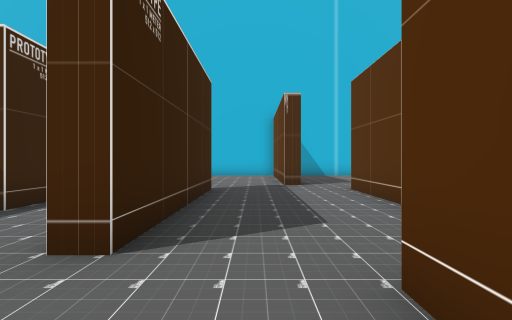
[1] (above)

24 first-person views from a walk through a Unity game level. The camera is 1.5 m above the floor, looks level and sees 85° across. The floor is counted in squares, 2 m on a side. Each view is taken from the middle of a square. On the plan, view 1 faces up. The plan holds only what a view shows up to about 10 squares ahead; the rest is blank. The place goes on beyond the plan. The player character is not drawn.

[2]
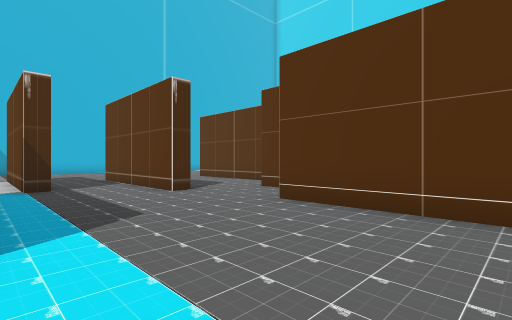

[3]
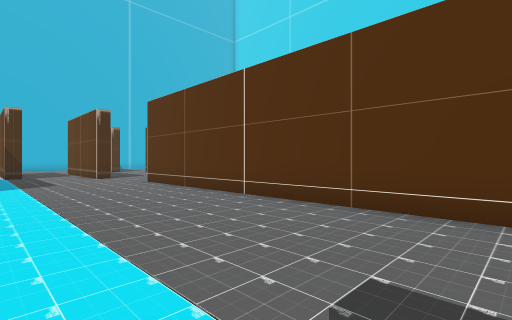

[4]
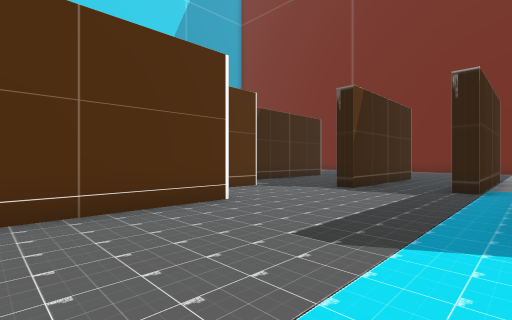

[5]
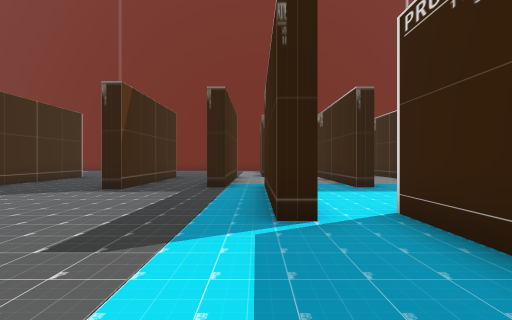

[6]
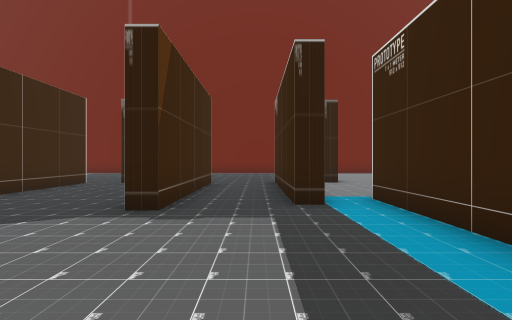

[7]
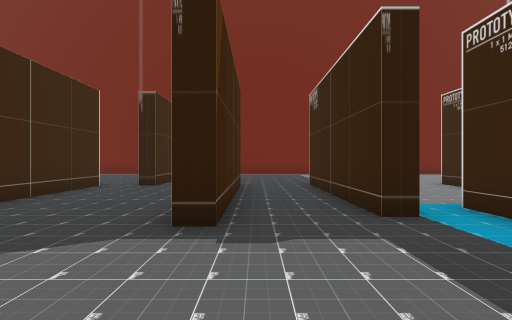

[8]
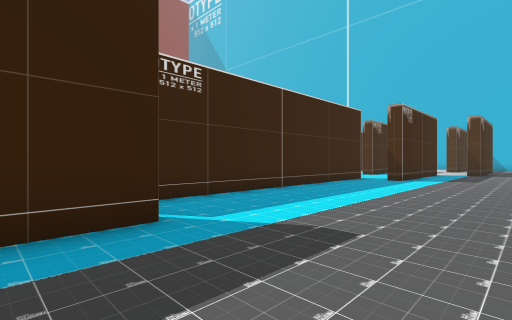

[9]
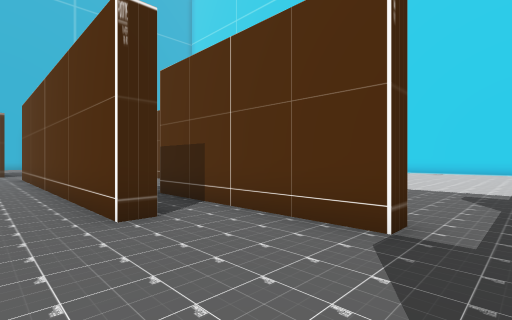

[10]
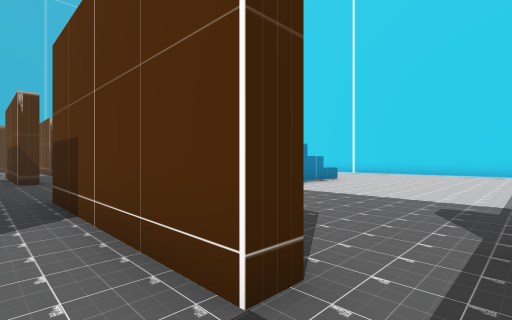

[11]
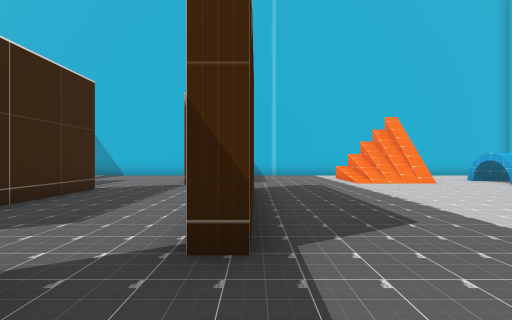

[12]
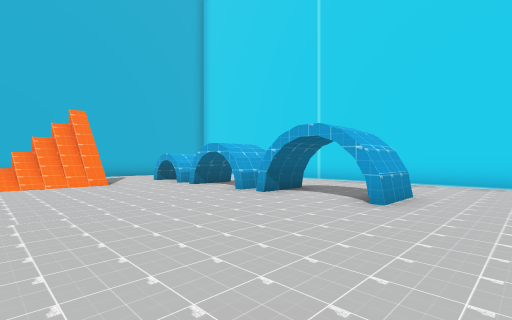

[13]
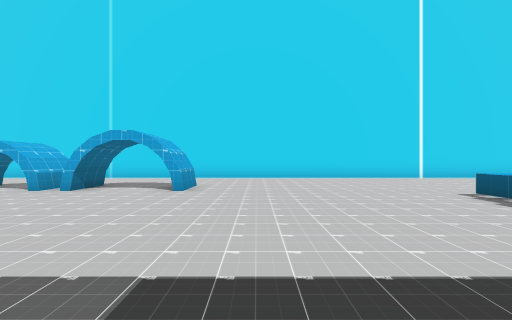

[14]
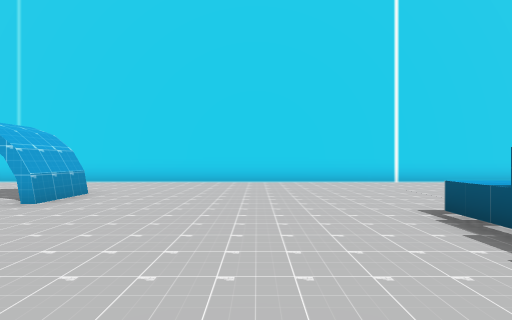

[15]
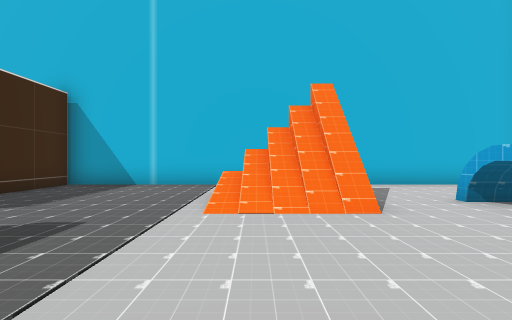

[16]
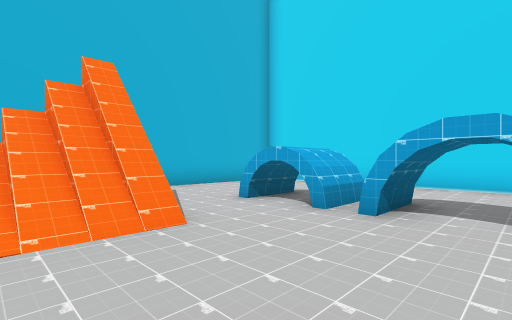

[17]
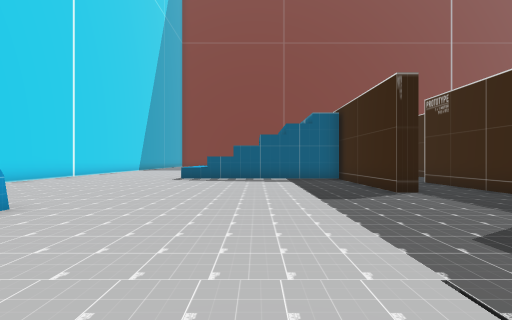

[18]
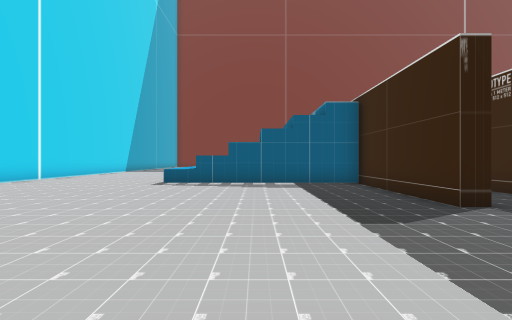

[19]
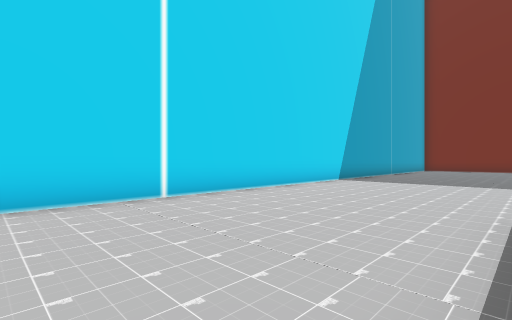

[20]
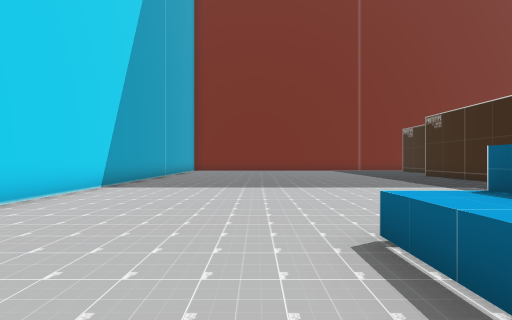

[21]
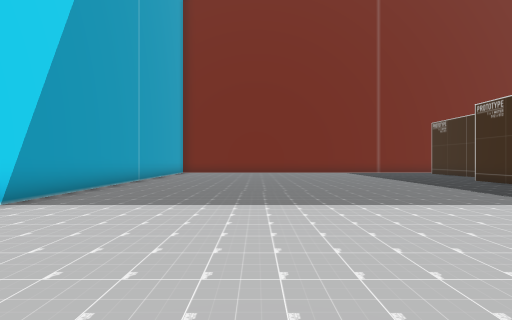

[22]
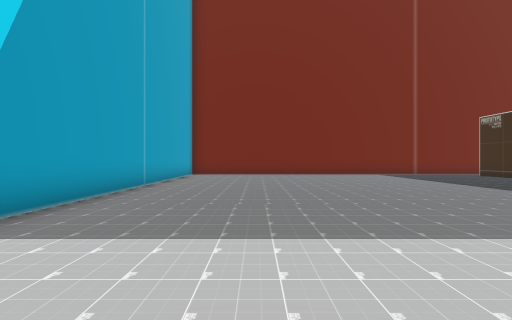

[23]
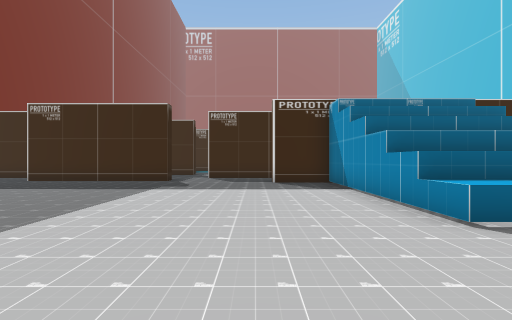

[24]
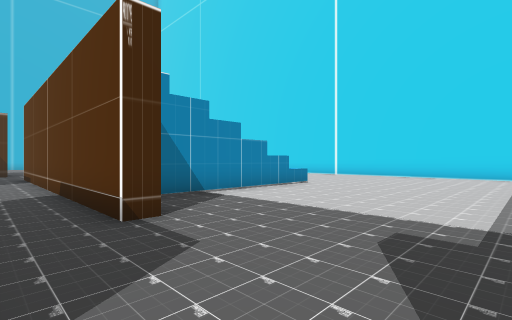

### Floor plan
Points are (right, up) in squares from view 1. A wall is a line through its corners. A room is listed if a view was taken in it or the views show most of it. See-through windows are left out.
Room 1 (views 1, 2, 3, 4, 5, 6, 7, 8, 9)
walls: (-5.9, -10.4) (-5.3, -10.4) (-5.3, -15.5); (-0.2, -10.5) (-0.8, -10.5) (-0.8, -0.4); (-7, -2.9) (-7, -11); (0.9, -13) (0.9, -7.9); (-4.2, -14.7) (-3.7, -14.7) (-3.7, -19.8); (0.9, 0.9) (0.9, 1.6); (-1.6, 2.2) (-1.6, 3.4); (-3.7, 5) (-3.7, 4.2) (-4.2, 4.2); (-1.6, -19.1) (-1.6, -14.2) (-1, -14.2)
ways out: opening at (-0.5, 2) to room 2; opening at (0, -13.5) to room 2; opening at (-6, -10); opening at (-4, 4); opening at (-2.5, 4.5)
Room 2 (views 10, 11, 12, 13, 14, 15, 16, 17, 18, 19, 20, 21, 22, 23, 24)
walls: (8.8, -7.1) (8.8, -8.6); (3.8, -4.6) (9.9, -4.6); (9.8, -8.6) (3.7, -8.6) (3.7, -10.5) (3.3, -10.5) (3.3, -1.1); (3.1, -0.5) (3.7, -0.5) (3.7, -4.9); (12.4, 1.8) (10.8, 1.8); (12.2, 2) (10.8, 2) (10.8, 2.4); (1.3, -0.1) (1.3, -3.4) (0.9, -3.4); (3, 2.2) (2.4, 2.2); (12.2, 4.2) (10.8, 4.2) (10.8, 4.8); (12.2, 4.4) (10.8, 4.4); (12, 5.3) (10.8, 5.3); (2.5, 4.6) (2.5, 7.2); (12.2, 5.5) (10.8, 5.5) (10.8, 6); (1.5, -13) (0.9, -13); (3, -14.1) (3, -19.2); (10.8, 7) (10.8, 7.8); (1.4, 8.4) (0.9, 8.4); (-1.1, 7.2) (-1.1, 2.2) (-1.6, 2.2); (2.5, -19.2) (2.5, -15.1); (6.8, 13.5) (1.3, 13.5) (1.3, 11.1); (0.9, -20.8) (0.9, -19.2) (1.5, -19.2); (13.6, 13.5) (10.1, 13.5); (15.2, -21) (15.2, 10.2)
low walls: (9.8, -7.2) (9.8, -8.6)
ways out: opening at (-0.5, 2) to room 1; opening at (0, -13.5) to room 1; opening at (0, 8)
objects: arch (11, 9) to (12, 10)

Where each view was taken, in squares from view 1:
view 1: 0 up, 0 right, facing up
view 2: 4 down, 5 left, facing up-right
view 3: 10 down, 5 left, facing up-right
view 4: 7 down, 5 left, facing down-right
view 5: 7 down, 5 left, facing down
view 6: 10 down, 3 left, facing down
view 7: 11 down, 2 left, facing down
view 8: 12 down, 2 left, facing up-left
view 9: 14 down, 2 left, facing up-right
view 10: 14 down, 0 right, facing up-right
view 11: 0 up, 3 right, facing up
view 12: 0 up, 6 right, facing up-right
view 13: 0 up, 4 right, facing right
view 14: 2 down, 6 right, facing right
view 15: 5 up, 7 right, facing up
view 16: 6 up, 7 right, facing up-right
view 17: 6 up, 7 right, facing down
view 18: 4 up, 7 right, facing down
view 19: 4 down, 10 right, facing down-right
view 20: 6 down, 11 right, facing down
view 21: 9 down, 11 right, facing down
view 22: 11 down, 12 right, facing down
view 23: 11 down, 13 right, facing left
view 24: 14 down, 2 right, facing up-right
